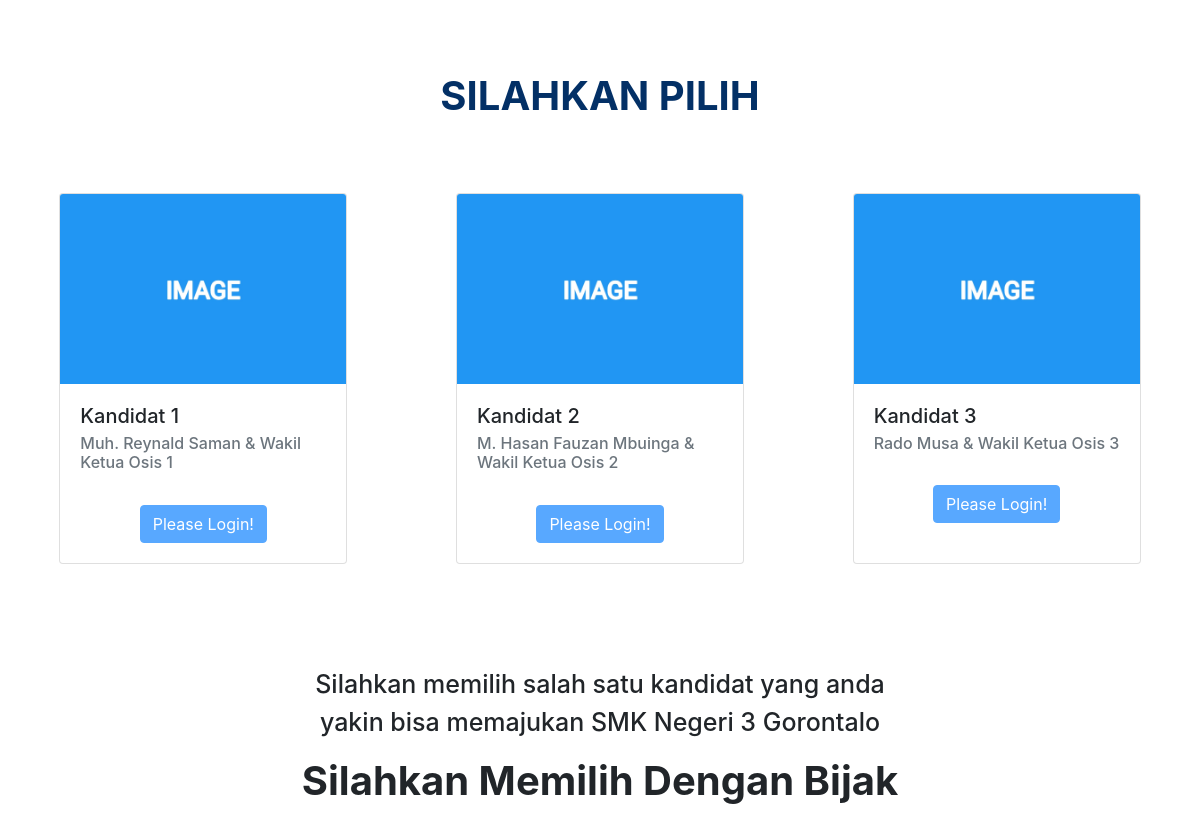
Screenshot of /page/page_vote.php with the database file from the repository.
### tables this page shows
CREATE TABLE `kandidat` (
  `dbid` int(11) NOT NULL,
  `kandidat_id` int(11) NOT NULL,
  `ketua` varchar(32) NOT NULL,
  `wakil` varchar(32) NOT NULL,
  `motto` varchar(1000) NOT NULL,
  `visimisi` varchar(1000) NOT NULL,
  `gambar` varchar(32) NOT NULL,
  `video` varchar(32) NOT NULL,
  `userid` varchar(32) NOT NULL,
  `password` varchar(32) NOT NULL
);

### page/page_vote.php (the view, shortened to what this page needs)
<?php
@$check = $_SESSION['status_login'];
@$is_users = $_SESSION["is_users"];
?>
<!DOCTYPE html>
<html lang="en">
<head>
    <link rel="stylesheet" href="https://cdn.jsdelivr.net/npm/bootstrap@4.2.1/dist/css/bootstrap.min.css">
    <link rel="stylesheet" type="text/css" href="./css/page_vote.css">
</head>
<body><br><br><br>
    <center><h1 class="silpil"><b>SILAHKAN PILIH</b></h1></center>
    <section id="kandidat">
        <div class="row">
            <?php $cek = mysqli_query($conn, "SELECT * FROM kandidat");
            while($tampil = mysqli_fetch_array($cek)) { ?>
                <div class="card" style="width: 18rem;">
                    <img src="./assets/kandidat/img/<?= $tampil["gambar"] ?>" class="card-img-top">
                    <div class="card-body">
                        <h5 class="card-title">Kandidat <?= $tampil["kandidat_id"] ?></h5>
                        <h6 class="card-subtitle mb-2 text-muted"><?= $tampil["ketua"] ?> & <?= $tampil["wakil"] ?></h6>
                        <br>
                        <?php
                        if($check != true) {
                            ?><center><button type="button" class="btn btn-primary" disabled>Please Login!</button></center><?php
                        } else if($is_vote == 1) {
                            ?><center><button type="button" class="btn btn-primary" disabled>Pilih</button></center><?php
                        } else if($is_users != true) {
                            ?><center><button type="button" class="btn btn-primary" disabled>Pilih</button></center><?php
                        }
                        ?>
                    </div>
                </div>
            <?php } ?>
        </div>
    </section>
    <center>
        <div class="katakata">
            <br>
            <p>Silahkan memilih salah satu kandidat yang anda yakin bisa memajukan SMK Negeri 3 Gorontalo</p>
            <h3>Silahkan Memilih Dengan Bijak</h3>
            <br><br><br><br>
        </div>
    </center>
</body>
</html>

### css/page_vote.css (style rules this page uses)
* { padding:0; margin:0; }
.silpil { color: #033066; }
#kandidat { padding-top: 50px; padding-bottom: 50px; padding-left: 20px; padding-right: 20px; }
#kandidat .card { margin: auto; margin-top: 15px; margin-bottom: 15px; }
.katakata { width: 600px; font-size: 25px; font-weight: 500; }
.katakata h3 { font-weight: bold; font-size: 40px; }

### rows the page displays
kandidat: gambar (picture), kandidat "1", ketua "Muh. Reynald Saman", wakil "Wakil Ketua Osis 1"
kandidat: gambar (picture), kandidat "2", ketua "M. Hasan Fauzan Mbuinga", wakil "Wakil Ketua Osis 2"
kandidat: gambar (picture), kandidat "3", ketua "Rado Musa", wakil "Wakil Ketua Osis 3"
